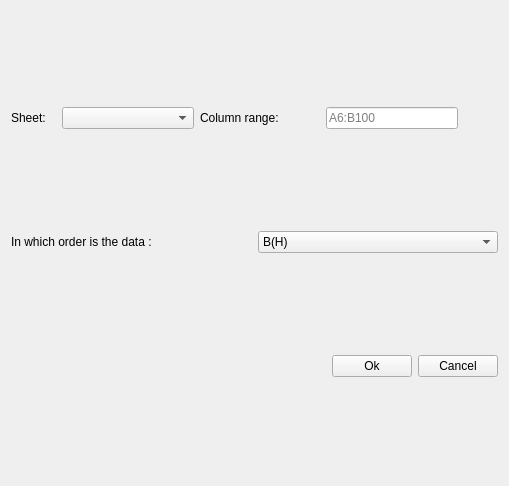
<?xml version="1.0" encoding="UTF-8"?>
<ui version="4.0">
 <class>WImportExcel</class>
 <widget class="QWidget" name="WImportExcel">
  <property name="geometry">
   <rect>
    <x>0</x>
    <y>0</y>
    <width>509</width>
    <height>486</height>
   </rect>
  </property>
  <property name="sizePolicy">
   <sizepolicy hsizetype="Preferred" vsizetype="Minimum">
    <horstretch>0</horstretch>
    <verstretch>0</verstretch>
   </sizepolicy>
  </property>
  <property name="minimumSize">
   <size>
    <width>0</width>
    <height>0</height>
   </size>
  </property>
  <property name="windowTitle">
   <string>Import from Excel</string>
  </property>
  <layout class="QVBoxLayout" name="verticalLayout_3">
   <item>
    <layout class="QHBoxLayout" name="horizontalLayout_2">
     <item>
      <widget class="QLabel" name="in_sheet">
       <property name="minimumSize">
        <size>
         <width>45</width>
         <height>0</height>
        </size>
       </property>
       <property name="maximumSize">
        <size>
         <width>45</width>
         <height>16777215</height>
        </size>
       </property>
       <property name="text">
        <string>Sheet: </string>
       </property>
      </widget>
     </item>
     <item>
      <widget class="QComboBox" name="c_sheet">
       <property name="minimumSize">
        <size>
         <width>120</width>
         <height>0</height>
        </size>
       </property>
      </widget>
     </item>
     <item>
      <widget class="QLabel" name="in_range">
       <property name="minimumSize">
        <size>
         <width>120</width>
         <height>0</height>
        </size>
       </property>
       <property name="maximumSize">
        <size>
         <width>120</width>
         <height>16777215</height>
        </size>
       </property>
       <property name="text">
        <string>Column range: </string>
       </property>
      </widget>
     </item>
     <item>
      <widget class="QLineEdit" name="le_range">
       <property name="sizePolicy">
        <sizepolicy hsizetype="Preferred" vsizetype="Fixed">
         <horstretch>0</horstretch>
         <verstretch>0</verstretch>
        </sizepolicy>
       </property>
       <property name="minimumSize">
        <size>
         <width>100</width>
         <height>0</height>
        </size>
       </property>
       <property name="placeholderText">
        <string>A6:B100</string>
       </property>
      </widget>
     </item>
     <item>
      <spacer name="horizontalSpacer_2">
       <property name="orientation">
        <enum>Qt::Horizontal</enum>
       </property>
       <property name="sizeType">
        <enum>QSizePolicy::Preferred</enum>
       </property>
       <property name="sizeHint" stdset="0">
        <size>
         <width>40</width>
         <height>20</height>
        </size>
       </property>
      </spacer>
     </item>
    </layout>
   </item>
   <item>
    <layout class="QHBoxLayout" name="horizontalLayout">
     <item>
      <widget class="QLabel" name="in_order">
       <property name="text">
        <string>In which order is the data :</string>
       </property>
      </widget>
     </item>
     <item>
      <widget class="QComboBox" name="c_order">
       <item>
        <property name="text">
         <string>B(H)</string>
        </property>
       </item>
       <item>
        <property name="text">
         <string>H(B)</string>
        </property>
       </item>
      </widget>
     </item>
    </layout>
   </item>
   <item>
    <layout class="QHBoxLayout" name="horizontalLayout_3">
     <item>
      <spacer name="horizontalSpacer">
       <property name="orientation">
        <enum>Qt::Horizontal</enum>
       </property>
       <property name="sizeHint" stdset="0">
        <size>
         <width>40</width>
         <height>20</height>
        </size>
       </property>
      </spacer>
     </item>
     <item>
      <widget class="QPushButton" name="b_ok">
       <property name="text">
        <string>Ok</string>
       </property>
      </widget>
     </item>
     <item>
      <widget class="QPushButton" name="b_cancel">
       <property name="text">
        <string>Cancel</string>
       </property>
      </widget>
     </item>
    </layout>
   </item>
  </layout>
 </widget>
 <resources>
  <include location="../../../Resources/pyleecan.qrc"/>
  <include location="../../../Resources/pyleecan.qrc"/>
  <include location="../../../Resources/pyleecan.qrc"/>
 </resources>
 <connections/>
</ui>
